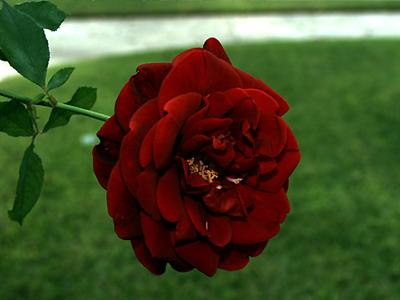
#> input picture datas/f3.jpg, 400 x 300 px
$ jupyter execute '106-图像特效-光源退化.ipynb'   (shell and % lines are left out)
#> lines starting #> are read from the running program, lines starting #| are printed output that depends on the picture
# 图像特效-光源退化

[cell 1]
import matplotlib.pyplot as plt
import cv2
import numpy as np
import skimage
import skimage.io
import imageio

[cell 2]
src = imageio.imread('../datas/f3.jpg')
#> src is the input picture: shape (300, 400, 3); mean R, G, B 72.4, 78.6, 41.2

[cell 3]
def get_distance(cx,cy,x,y):
    return np.sqrt((cx - x) ** 2 + (cy - y) ** 2)

def spotlight_square(src,factor=1):
#> called with factor = 2
    srcf = np.float32(src)
    dst = np.zeros_like(srcf)
    rows,cols = src.shape[0],src.shape[1]
#> rows = 300; cols = 400
    cx,cy = cols // 2,rows // 2
#> cx = 200; cy = 150
    max_distance = np.sqrt(cx ** 2 + cy ** 2)
#> max_distance = 250
    for i in range(rows):
        for j in range(cols):
            scale = 1.0 - get_distance(cx,cy,j,i) / max_distance
            for k in range(factor):
                scale = scale ** 2
            dst[i,j] = scale * srcf[i,j]
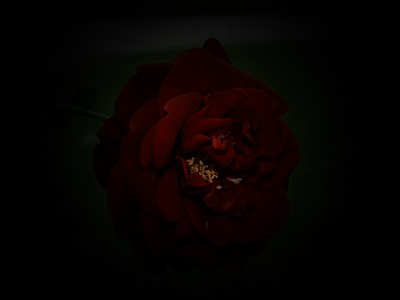
#> dst: shape (300, 400, 3) float32; mean R, G, B 7.6, 3, 1.7
    dst = np.clip(dst,0,255)
    return np.uint8(dst)

def spotlight_linear(src,factor=0.1):
#> called with factor = 2
    srcf = np.float32(src)
    dst = np.zeros_like(srcf)
    rows,cols = src.shape[0],src.shape[1]
#> rows = 300; cols = 400
    cx,cy = cols // 2,rows // 2
#> cx = 200; cy = 150
    max_distance = np.sqrt(cx ** 2 + cy ** 2)
#> max_distance = 250
    for i in range(rows):
        for j in range(cols):
            scale = 1.0 - get_distance(cx,cy,j,i) / max_distance
            scale = scale * factor
            dst[i,j] = scale * srcf[i,j]
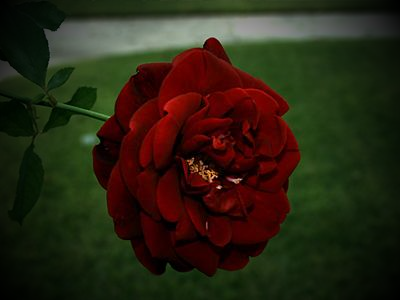
#> dst: shape (300, 400, 3) float32; mean R, G, B 67.7, 58.7, 31; drawn with min black and max white
    dst = np.clip(dst,0,255)
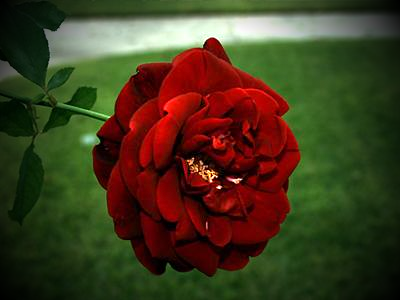
#> dst: shape (300, 400, 3) float32; mean R, G, B 67.6, 58.7, 31
    return np.uint8(dst)

def spotlight_cube(src):
    srcf = np.float32(src)
    dst = np.zeros_like(srcf)
    rows,cols = src.shape[0],src.shape[1]
#> rows = 300; cols = 400
    cx,cy = cols // 2,rows // 2
#> cx = 200; cy = 150
    max_distance = np.sqrt(cx ** 2 + cy ** 2)
#> max_distance = 250
    for i in range(rows):
        for j in range(cols):
            scale = 1.0 - get_distance(cx,cy,j,i) / max_distance
            scale = scale ** 3
            dst[i,j] = scale * srcf[i,j]
    dst = np.clip(dst,0,255)
    return np.uint8(dst)
